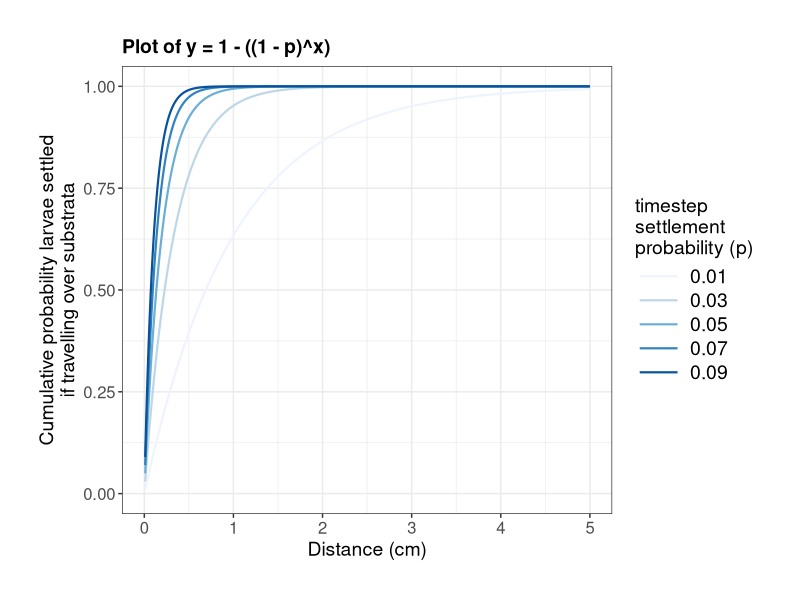

The R script that drew this image: (Note: this script raises an error after producing the figure.)

### Cumulative settlement probability plot

rm(list=ls())

library(ggplot2)
library(tidyr)

annastheme = theme_bw()+
  theme(legend.text=element_text(size=14),
        legend.title=element_text(size=14),
        legend.key.width=unit(1.2,"cm"),
        axis.title=element_text(size=14),
        axis.text = element_text(size = 12),
        title = element_text(size = 12),
        plot.title = element_text(size = 14, face = "bold"),
        plot.margin = margin(1, 1, 1, 1, "cm"),
        strip.text = element_text(size = 14, colour = "black"),
        strip.background = element_rect("white"))

### Define the function
calculate_y <- function(x, p) {
  return(1 - ((1 - p)^x))
}

### Generate timesteps
timesteps <- 1:3000

### Convert timesteps to unit of choice
units <- timesteps * 0.1 /10 #turn timesteps into seconds then turn seconds into centimentres

### Calculate y values for different p values
p_values <- c(0.01, 0.03, 0.05, 0.07, 0.09)
y_values <- sapply(p_values, function(p) calculate_y(timesteps, p))

### Create a data frame for ggplot
data <- data.frame(units = rep(units, length(p_values)),
                   y_values = as.vector(y_values),
                   p = rep(p_values, each = length(timesteps)))

### Plot using ggplot
plot<-ggplot(data, aes(x = units, y = y_values, color = factor(p))) +
  geom_line(size=0.75) +
  labs(x = "Distance (cm)", y = "Cumulative probability larvae settled\nif travelling over substrata",
       title = "Plot of y = 1 - ((1 - p)^x)",
       color = "timestep \nsettlement \nprobability (p)") +
  ylim(0, 1) +
  xlim(0,5) + #chop x-axis to see what's going on better
  annastheme

plot+ scale_color_brewer(palette = "Blues")

ggsave(paste("Cumulative settlement prob_days", ".png"), width = 7, height = 5.5)

### Specify file name
getwd()
filename <- "C:/Users/22797943/PhD/CHAPTER 1/Figures/Final/cumulative_plot.png"

### Specify size and resolution
width <- 7 # in inches
height <- 9 # in inches
dpi <- 600 # dots per inch (resolution)

### Save the plot in higher resolution
ggsave(filename, plot = plot, width = width, height = height, dpi = dpi)


